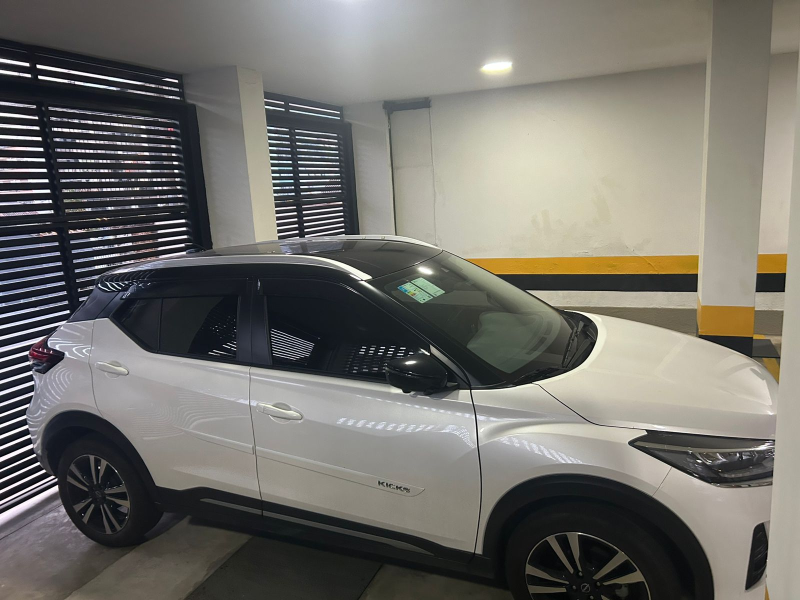
#> input picture Imagens/carro_i_d_01.jpg, 1600 x 1200 px, given in place of FIG033_4.TIF, which was not available (shown at 1/2 size)
$ jupyter execute filtragem_laplaciano.ipynb
#> lines starting #> are read from the running program, lines starting #| are printed output that depends on the picture; pictures that were not available may be replaced by others from this repository, and a replacement may not be noted
[cell 1]
# Passo 1: Importar as bibliotecas necessárias
import os
import matplotlib.pyplot as plt
import numpy as np
from skimage import io, color, filters, exposure
from skimage.util import img_as_ubyte, img_as_float

# --- SEÇÃO DE CONFIGURAÇÃO ---
# Lista de imagens que vamos processar.
# Cada item é uma tupla com (pasta_de_entrada, nome_do_arquivo)
IMAGENS_PARA_PROCESSAR = [
    ('Imagens_atividades', 'FIG033_4.TIF'),
    ('Imagens', 'chave_i_n_01.jpg') # Exemplo da sua base de imagens
]

# Pasta onde salvaremos os resultados
PASTA_SAIDA = 'Imagens_Laplaciano'
# --------------------------------

# Passo 2: Preparar a pasta de saída
print(f"Verificando/Criando a pasta de destino: {PASTA_SAIDA}")
os.makedirs(PASTA_SAIDA, exist_ok=True)

# Passo 3: Loop para processar cada imagem da lista
for pasta_entrada, nome_imagem in IMAGENS_PARA_PROCESSAR:
    print(f"\n--- Processando a imagem: {nome_imagem} ---")

    # Monta o caminho completo da imagem de entrada
    caminho_entrada = os.path.join(pasta_entrada, nome_imagem)

    # Carrega a imagem
    imagem_original = io.imread(caminho_entrada)
#> imagem_original is the input picture: shape (1200, 1600, 3); mean R, G, B 114.7, 112.7, 106.8

    # Verifica se a imagem já é cinza antes de tentar converter
    if imagem_original.ndim == 3:
        imagem_cinza_float = img_as_float(color.rgb2gray(imagem_original))
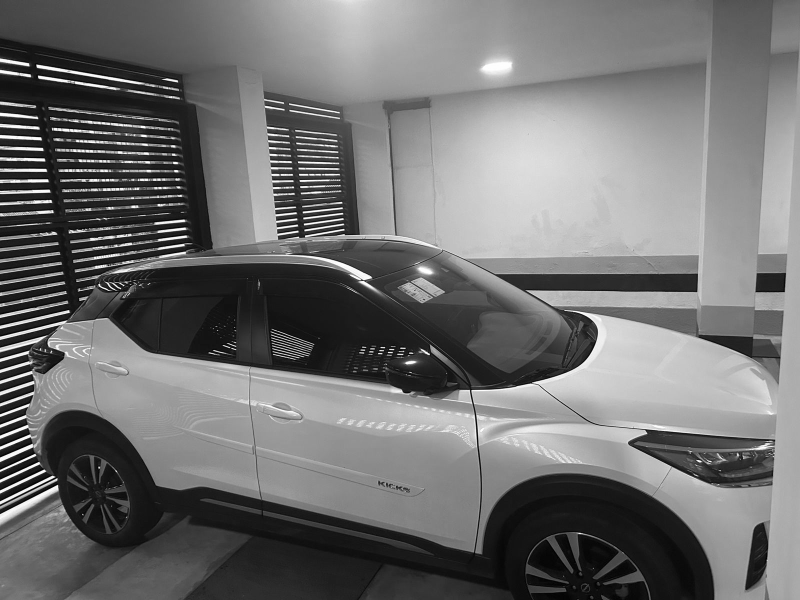
#> imagem_cinza_float: shape (1200, 1600) float64 (shown at 1/2 size); min 0, max 1, mean 0.442
    else:
        imagem_cinza_float = img_as_float(imagem_original)

    # --- APLICAÇÃO DA TÉCNICA ---

    # 1. Aplicar o filtro Laplaciano
    resultado_laplaciano = filters.laplace(imagem_cinza_float)
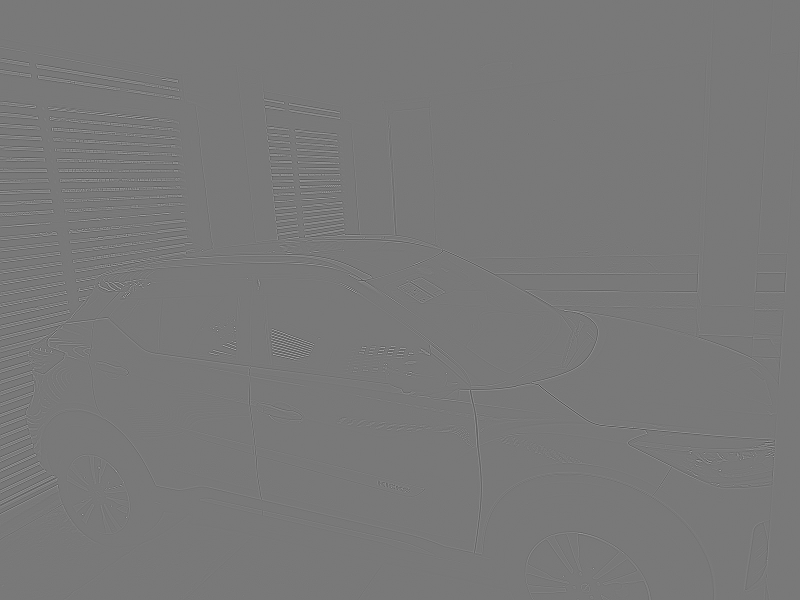
#> resultado_laplaciano: shape (1200, 1600) float64 (shown at 1/2 size); min -1.92, max 2.12, mean 8.35e-20; drawn with min black and max white

    # 2. Aguçar a imagem (Sharpening)
    imagem_agucada = imagem_cinza_float - resultado_laplaciano
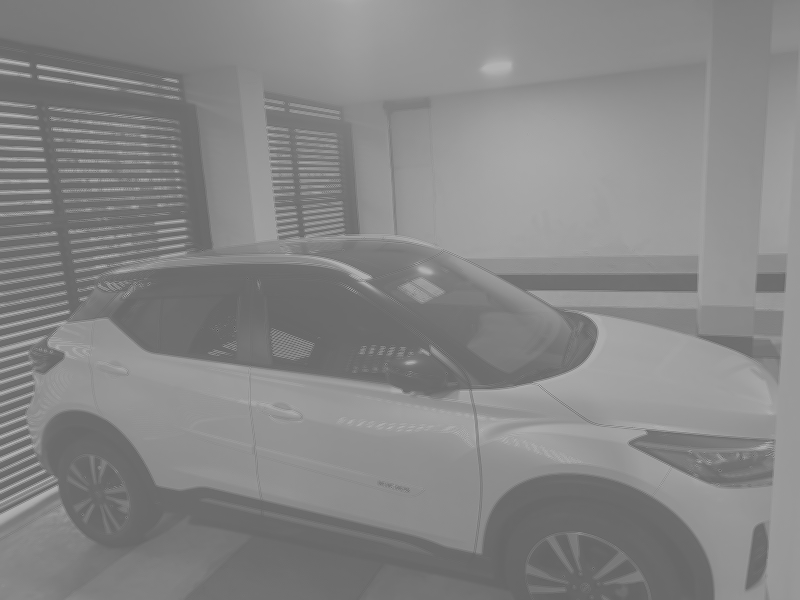
#> imagem_agucada: shape (1200, 1600) float64 (shown at 1/2 size); min -1.25, max 1.96, mean 0.442; drawn with min black and max white

    # CORREÇÃO: Garante que os valores dos pixels fiquem na faixa válida [0, 1]
    imagem_agucada = np.clip(imagem_agucada, 0, 1)

    # --- SALVANDO AS IMAGENS RESULTANTES ---
    print("Salvando imagens...")
    nome_base = nome_imagem.split('.')[0]

    laplaciano_salvavel = img_as_ubyte(exposure.rescale_intensity(resultado_laplaciano, out_range=(0, 1)))
    io.imsave(os.path.join(PASTA_SAIDA, f'{nome_base}_laplaciano.jpg'), laplaciano_salvavel)

    io.imsave(os.path.join(PASTA_SAIDA, f'{nome_base}_agucada.jpg'), img_as_ubyte(imagem_agucada))
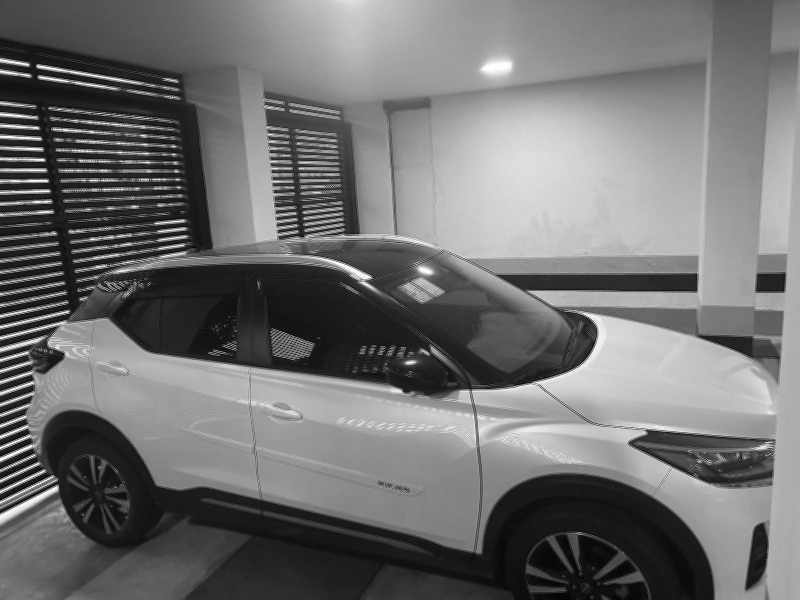
#> saved as FIG033_4_agucada.jpg: shape (1200, 1600) (shown at 1/2 size); min 0, max 255, mean 112.8

    # --- VISUALIZAÇÃO DOS RESULTADOS ---
    print("Exibindo resultados...")
    fig, axes = plt.subplots(1, 3, figsize=(18, 6))

    axes[0].imshow(imagem_cinza_float, cmap='gray')
    axes[0].set_title(f'Original: {nome_imagem}')
    axes[0].axis('off')

    axes[1].imshow(resultado_laplaciano, cmap='gray')
    axes[1].set_title('Resultado do Filtro Laplaciano')
    axes[1].axis('off')

    axes[2].imshow(imagem_agucada, cmap='gray')
    axes[2].set_title('Imagem Aguçada (Sharpened)')
    axes[2].axis('off')

    plt.show()
#> pass 2 of the loop `for pasta_entrada, nome_imagem in IMAGENS_PARA_PROCESSAR:`:
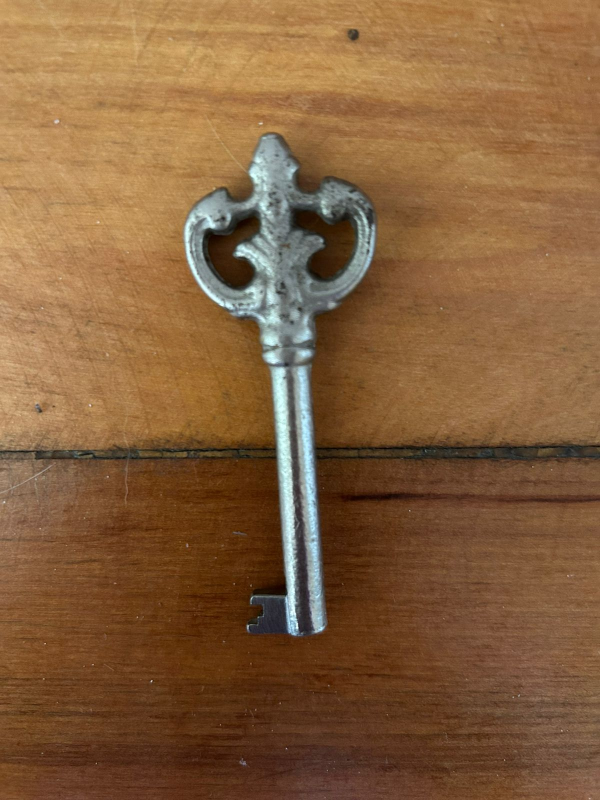
#> input picture Imagens/chave_i_n_01.jpg, 1200 x 1600 px (shown at 1/2 size)
#> imagem_original is the input picture: shape (1600, 1200, 3); mean R, G, B 133.3, 96.2, 61
#> imagem_cinza_float: shape (1600, 1200) float64
#> resultado_laplaciano: shape (1600, 1200) float64
#> `imagem_agucada = imagem_cinza_float - resultado_laplaciano`:
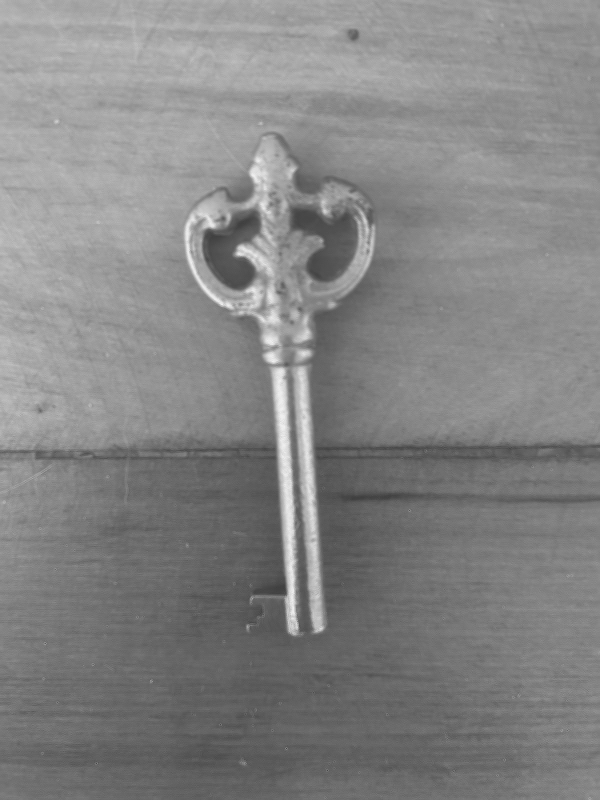
#> imagem_agucada: shape (1600, 1200) float64 (shown at 1/2 size); min -0.313, max 1.06, mean 0.398; drawn with min black and max white
#> laplaciano_salvavel: shape (1600, 1200)
#> `plt.show()`:
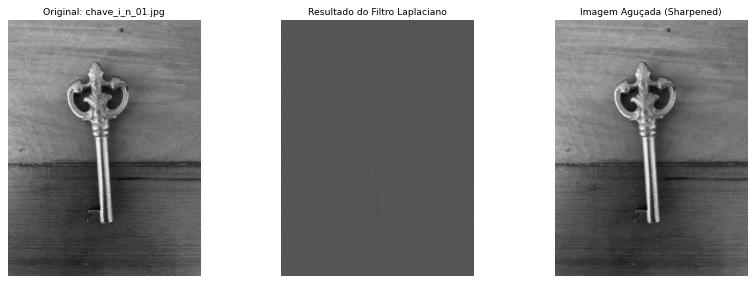
#> figure drawn by matplotlib, 3 panels

print("\n\nProcesso finalizado!")
